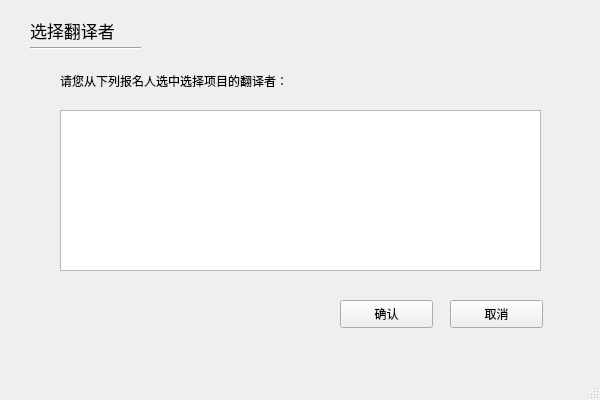
<?xml version="1.0" encoding="UTF-8"?>
<ui version="4.0">
 <class>ChooseTranslator</class>
 <widget class="QMainWindow" name="ChooseTranslator">
  <property name="geometry">
   <rect>
    <x>0</x>
    <y>0</y>
    <width>600</width>
    <height>400</height>
   </rect>
  </property>
  <property name="windowTitle">
   <string>MainWindow</string>
  </property>
  <widget class="QWidget" name="centralwidget">
   <widget class="QLabel" name="label">
    <property name="geometry">
     <rect>
      <x>30</x>
      <y>20</y>
      <width>121</width>
      <height>21</height>
     </rect>
    </property>
    <property name="font">
     <font>
      <pointsize>13</pointsize>
     </font>
    </property>
    <property name="text">
     <string>选择翻译者</string>
    </property>
   </widget>
   <widget class="Line" name="line">
    <property name="geometry">
     <rect>
      <x>30</x>
      <y>40</y>
      <width>111</width>
      <height>16</height>
     </rect>
    </property>
    <property name="orientation">
     <enum>Qt::Horizontal</enum>
    </property>
   </widget>
   <widget class="QTableWidget" name="translatorCandidates">
    <property name="geometry">
     <rect>
      <x>60</x>
      <y>110</y>
      <width>481</width>
      <height>161</height>
     </rect>
    </property>
   </widget>
   <widget class="QPushButton" name="Cancel">
    <property name="geometry">
     <rect>
      <x>450</x>
      <y>300</y>
      <width>93</width>
      <height>28</height>
     </rect>
    </property>
    <property name="text">
     <string>取消</string>
    </property>
   </widget>
   <widget class="QLabel" name="label_2">
    <property name="geometry">
     <rect>
      <x>60</x>
      <y>60</y>
      <width>381</width>
      <height>41</height>
     </rect>
    </property>
    <property name="text">
     <string>请您从下列报名人选中选择项目的翻译者：</string>
    </property>
   </widget>
   <widget class="QPushButton" name="Comfirm">
    <property name="geometry">
     <rect>
      <x>340</x>
      <y>300</y>
      <width>93</width>
      <height>28</height>
     </rect>
    </property>
    <property name="text">
     <string>确认</string>
    </property>
   </widget>
  </widget>
  <widget class="QMenuBar" name="menubar">
   <property name="geometry">
    <rect>
     <x>0</x>
     <y>0</y>
     <width>600</width>
     <height>26</height>
    </rect>
   </property>
  </widget>
  <widget class="QStatusBar" name="statusbar"/>
 </widget>
 <resources/>
 <connections/>
</ui>
